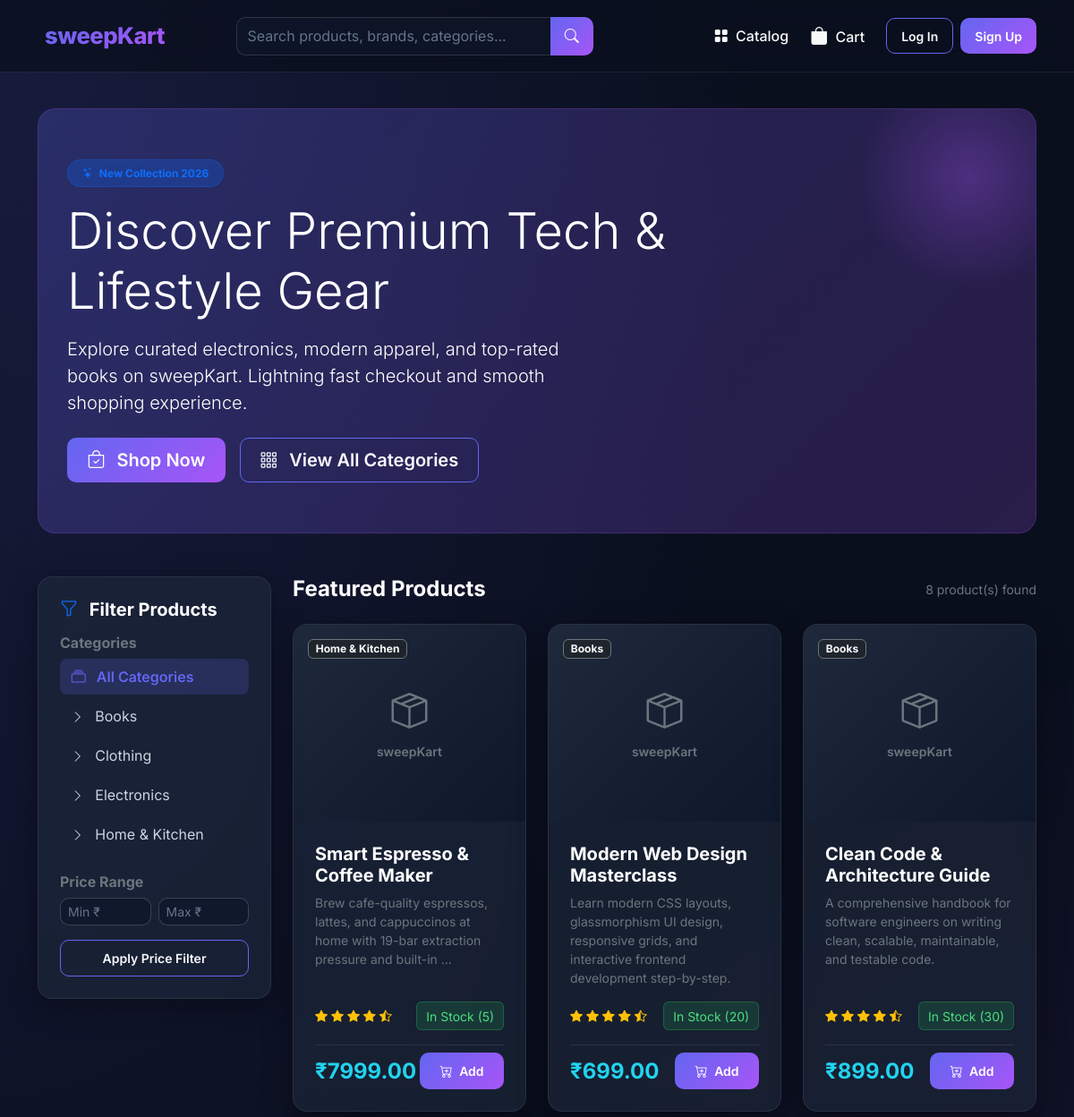
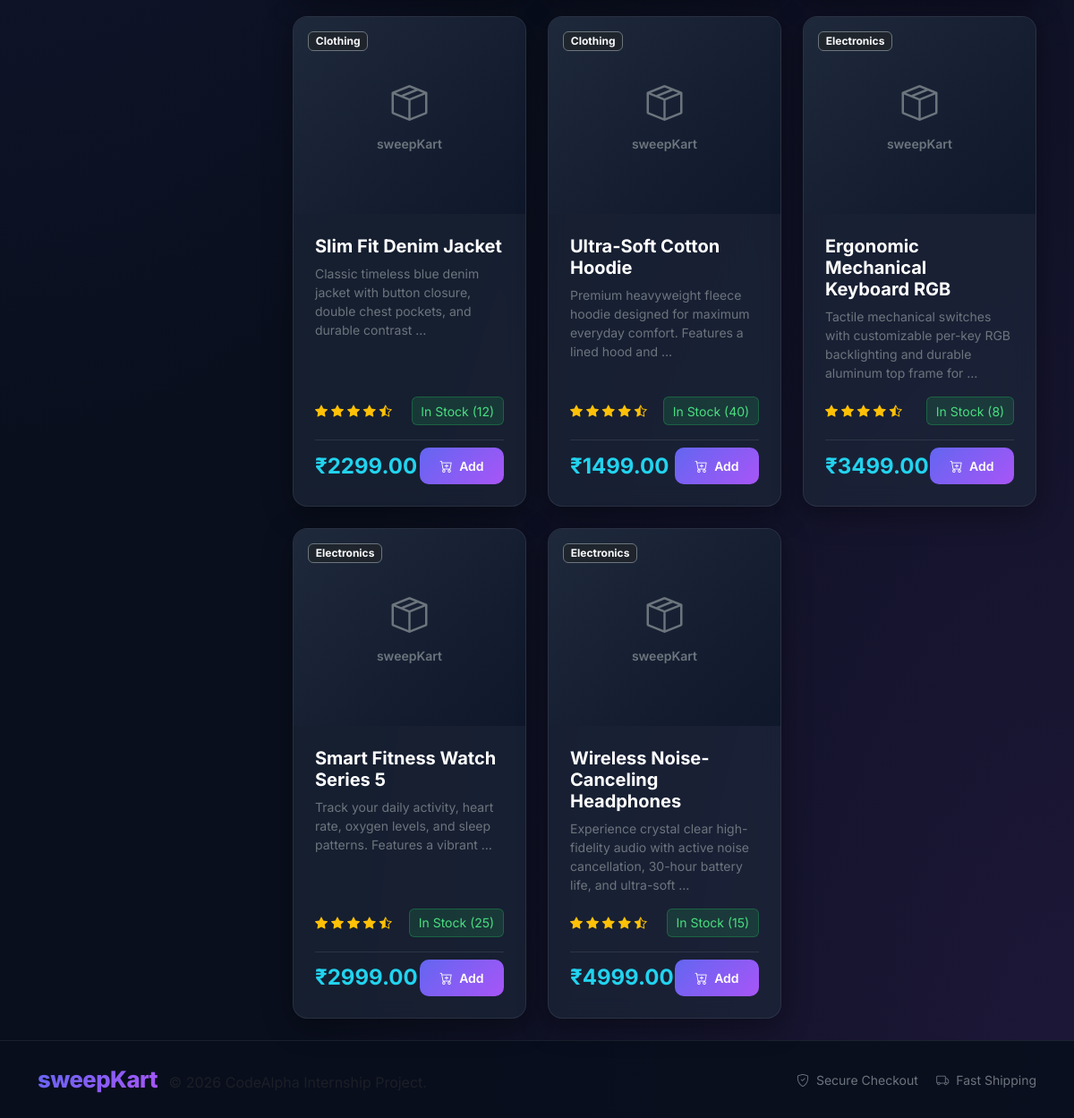
The page / on the database its author committed (2 pictures, top to bottom).
### store/models.py (models this page shows, shortened)
class Category(models.Model):
    name = models.CharField(max_length=100, unique=True)
    slug = models.SlugField(max_length=100, unique=True, blank=True)
    class Meta:
        verbose_name_plural = 'Categories'
        ordering = ['name']

class Product(models.Model):
    category = models.ForeignKey(Category, related_name='products', on_delete=models.CASCADE)
    name = models.CharField(max_length=200)
    slug = models.SlugField(max_length=200, unique=True, blank=True)
    description = models.TextField(blank=True)
    price = models.DecimalField(max_digits=10, decimal_places=2)
    stock = models.PositiveIntegerField(default=10)
    image = models.ImageField(upload_to='products/', blank=True, null=True)
    is_active = models.BooleanField(default=True)
    created_at = models.DateTimeField(auto_now_add=True)
    class Meta:
        ordering = ['-created_at']
    @property
    def in_stock(self):
        return self.stock > 0

### store/views.py (the view)
# urls.py: path('', views.home_view, name='home'),
def home_view(request):
    products = Product.objects.filter(is_active=True)
    categories = Category.objects.all()
    selected_category_slug = request.GET.get('category')
    if selected_category_slug:
        products = products.filter(category__slug=selected_category_slug)
    search_query = request.GET.get('q')
    if search_query:
        products = products.filter(
            Q(name__icontains=search_query) |
            Q(description__icontains=search_query) |
            Q(category__name__icontains=search_query)
        )
    min_price = request.GET.get('min_price')
    max_price = request.GET.get('max_price')
    if min_price:
        try:
            products = products.filter(price__gte=float(min_price))
        except ValueError:
            pass
    if max_price:
        try:
            products = products.filter(price__lte=float(max_price))
        except ValueError:
            pass
    context = {
        'products': products,
        'categories': categories,
        'selected_category_slug': selected_category_slug,
        'search_query': search_query,
        'min_price': min_price,
        'max_price': max_price,
    }
    return render(request, 'store/home.html', context)

### store/templates/store/home.html (shortened to what this page needs)
{% extends 'store/base.html' %}
{% load static %}
{% block content %}
<div class="container">
    <div class="hero-banner mb-5 text-white">
        <div class="row align-items-center">
            <div class="col-lg-8">
                <span class="badge bg-primary bg-opacity-25 text-primary mb-3 px-3 py-2 border border-primary border-opacity-25 rounded-pill">
                    <i class="bi bi-stars me-1"></i> New Collection 2026
                </span>
                <h1 class="display-4 fw-extrabold mb-3">Discover Premium Tech & Lifestyle Gear</h1>
                <p class="lead text-slate-300 mb-4 col-lg-10">
                    Explore curated electronics, modern apparel, and top-rated books on sweepKart. Lightning fast checkout and smooth shopping experience.
                </p>
                <div class="d-flex flex-wrap gap-3">
                    <a href="#catalogGrid" class="btn btn-gradient btn-lg">
                        <i class="bi bi-bag-check me-2"></i> Shop Now
                    </a>
                    <a href="?category=" class="btn btn-outline-gradient btn-lg">
                        <i class="bi bi-grid-3x3-gap me-2"></i> View All Categories
                    </a>
                </div>
            </div>
        </div>
    </div>
    <div id="catalogGrid" class="row g-4">
        <div class="col-lg-3">
            <div class="glass-card p-4 sticky-top" style="top: 90px; z-index: 10;">
                <h5 class="fw-bold mb-3 d-flex align-items-center justify-content-between text-white">
                    <span><i class="bi bi-funnel me-2 text-primary"></i> Filter Products</span>
                </h5>
                <div class="mb-4">
                    <h6 class="text-secondary uppercase fs-7 fw-bold mb-2">Categories</h6>
                    <div class="d-flex flex-column gap-1">
                        <a href="?{% if search_query %}q={{ search_query }}&{% endif %}"
                           class="category-filter-item {% if not selected_category_slug %}active{% endif %}">
                            <i class="bi bi-collection me-2"></i> All Categories
                        </a>
                        {% for cat in categories %}
                            <a href="?category={{ cat.slug }}{% if search_query %}&q={{ search_query }}{% endif %}"
                               class="category-filter-item {% if selected_category_slug == cat.slug %}active{% endif %}">
                                <i class="bi bi-chevron-right me-2 small"></i> {{ cat.name }}
                            </a>
                        {% endfor %}
                    </div>
                </div>
                <div>
                    <h6 class="text-secondary uppercase fs-7 fw-bold mb-2">Price Range</h6>
                    <form method="GET" action="{% url 'home' %}">
                        <div class="row g-2 mb-3">
                            <div class="col-6">
                                <input type="number" class="form-control form-control-sm" name="min_price" placeholder="Min ₹" value="{{ min_price|default:'' }}">
                            </div>
                            <div class="col-6">
                                <input type="number" class="form-control form-control-sm" name="max_price" placeholder="Max ₹" value="{{ max_price|default:'' }}">
                            </div>
                        </div>
                        <button type="submit" class="btn btn-outline-gradient btn-sm w-100">Apply Price Filter</button>
                    </form>
                </div>
            </div>
        </div>
        <div class="col-lg-9">
            <div class="d-flex justify-content-between align-items-center mb-4">
                <h4 class="fw-bold mb-0 text-white">
                    {% if selected_category_slug %}
                        Category Products
                    {% else %}
                        Featured Products
                    {% endif %}
                </h4>
                <span class="text-secondary small">{{ products.count }} product(s) found</span>
            </div>
            {% if products %}
                <div class="row row-cols-1 row-cols-md-2 row-cols-xl-3 g-4">
                    {% for product in products %}
                        <div class="col">
                            <div class="glass-card h-100 d-flex flex-column">
                                <a href="{% url 'product_detail' slug=product.slug %}" class="text-decoration-none">
                                    <div class="product-img-box position-relative">
                                        {% if product.image %}
                                            <img src="{{ product.image.url }}" alt="{{ product.name }}" loading="lazy">
                                        {% else %}
                                            <div class="d-flex flex-column align-items-center justify-content-center h-100 text-secondary">
                                                <i class="bi bi-box-seam fs-1 mb-1"></i>
                                                <span class="small fw-semibold">sweepKart</span>
                                            </div>
                                        {% endif %}
                                        <span class="position-absolute top-0 start-0 m-3 badge bg-dark bg-opacity-75 backdrop-blur border border-secondary text-light">
                                            {{ product.category.name }}
                                        </span>
                                    </div>
                                </a>
                                <div class="p-4 d-flex flex-column flex-grow-1">
                                    <h5 class="fw-bold text-white mb-2">
                                        <a href="{% url 'product_detail' slug=product.slug %}" class="text-white text-decoration-none">
                                            {{ product.name }}
                                        </a>
                                    </h5>
                                    <p class="text-secondary small mb-3 flex-grow-1">
                                        {{ product.description|truncatewords:14 }}
                                    </p>
                                    <div class="d-flex justify-content-between align-items-center mb-3">
                                        <div class="text-warning small">
                                            <i class="bi bi-star-fill"></i>
                                            <i class="bi bi-star-fill"></i>
                                            <i class="bi bi-star-fill"></i>
                                            <i class="bi bi-star-fill"></i>
                                            <i class="bi bi-star-half"></i>
                                        </div>
                                        {% if product.in_stock %}
                                            <span class="badge-stock small">In Stock ({{ product.stock }})</span>
                                        {% else %}
                                            <span class="badge-out-of-stock small">Out of Stock</span>
                                        {% endif %}
                                    </div>
                                    <div class="d-flex justify-content-between align-items-center pt-2 border-top border-secondary border-opacity-25">
                                        <span class="fs-4 text-cyan">₹{{ product.price }}</span>
                                        {% if product.in_stock %}
                                            <form action="{% url 'add_to_cart' product_id=product.id %}" method="POST">
                                                <button type="submit" class="btn btn-gradient btn-sm">
                                                    <i class="bi bi-cart-plus me-1"></i> Add
                                                </button>
                                            </form>
                                        {% else %}
                                            <button class="btn btn-secondary btn-sm" disabled>Sold Out</button>
                                        {% endif %}
                                    </div>
                                </div>
                            </div>
                        </div>
                    {% endfor %}
                </div>
            {% endif %}
        </div>
    </div>
</div>
{% endblock %}

### store/templates/store/base.html (shortened to what this page needs)
{% load static %}
<!DOCTYPE html>
<html lang="en">
<head>
    <link href="https://cdn.jsdelivr.net/npm/bootstrap@5.3.2/dist/css/bootstrap.min.css" rel="stylesheet">
    <link rel="stylesheet" href="https://cdn.jsdelivr.net/npm/bootstrap-icons@1.11.2/font/bootstrap-icons.min.css">
    <link rel="stylesheet" href="{% static 'css/main.css' %}">
</head>
<body>
    <nav class="navbar navbar-expand-lg navbar-dark glass-nav sticky-top py-3">
        <div class="container">
            <a class="navbar-brand d-flex align-items-center gap-2" href="{% url 'home' %}">
                <span class="brand-gradient">sweepKart</span>
            </a>
            <div class="collapse navbar-collapse" id="navbarMain">
                <form class="d-flex mx-auto my-2 my-lg-0 col-lg-5" action="{% url 'home' %}" method="GET">
                    <div class="input-group">
                        <input type="text" class="form-control" name="q" placeholder="Search products, brands, categories..." value="{{ search_query|default:'' }}">
                        <button class="btn btn-gradient px-3" type="submit">
                            <i class="bi bi-search"></i>
                        </button>
                    </div>
                </form>
                <ul class="navbar-nav ms-auto align-items-lg-center gap-2">
                    <li class="nav-item">
                        <a class="nav-link text-light fw-medium" href="{% url 'home' %}">
                            <i class="bi bi-grid-fill me-1"></i> Catalog
                        </a>
                    </li>
                    <li class="nav-item">
                        <a class="nav-link text-light fw-medium position-relative pe-3" href="{% url 'cart' %}">
                            <i class="bi bi-bag-fill me-1 fs-5"></i> Cart
                        </a>
                    </li>
                    {% if user.is_authenticated %}
                        <li class="nav-item dropdown">
                            <a class="nav-link dropdown-toggle text-light fw-semibold d-flex align-items-center gap-1" href="#" role="button" data-bs-toggle="dropdown">
                                <i class="bi bi-person-circle fs-5"></i> {{ user.username }}
                            </a>
                            <ul class="dropdown-menu dropdown-menu-dark glass-card border-secondary shadow">
                                <li>
                                    <a class="dropdown-item text-light" href="{% url 'order_history' %}">
                                        <i class="bi bi-box-seam me-2"></i> My Orders
                                    </a>
                                </li>
                                {% if user.is_staff %}
                                    <li>
                                        <a class="dropdown-item text-warning" href="/admin/" target="_blank">
                                            <i class="bi bi-speedometer2 me-2"></i> Admin Panel
                                        </a>
                                    </li>
                                {% endif %}
                                <li><hr class="dropdown-divider border-secondary"></li>
                                <li>
                                    <a class="dropdown-item text-danger" href="{% url 'logout' %}">
                                        <i class="bi bi-box-arrow-right me-2"></i> Logout
                                    </a>
                                </li>
                            </ul>
                        </li>
                    {% else %}
                        <li class="nav-item">
                            <a class="btn btn-outline-gradient btn-sm px-3" href="{% url 'login' %}">Log In</a>
                        </li>
                        <li class="nav-item">
                            <a class="btn btn-gradient btn-sm px-3" href="{% url 'register' %}">Sign Up</a>
                        </li>
                    {% endif %}
                </ul>
            </div>
        </div>
    </nav>
    <main class="py-4">
        {% block content %}{% endblock %}
    </main>
    <footer class="py-4 text-center text-muted">
        <div class="container">
            <div class="row align-items-center">
                <div class="col-md-6 text-md-start mb-2 mb-md-0">
                    <span class="brand-gradient me-2">sweepKart</span> &copy; 2026 CodeAlpha Internship Project.
                </div>
                <div class="col-md-6 text-md-end">
                    <span class="small text-secondary me-3"><i class="bi bi-shield-check me-1"></i> Secure Checkout</span>
                    <span class="small text-secondary"><i class="bi bi-truck me-1"></i> Fast Shipping</span>
                </div>
            </div>
        </div>
    </footer>
</body>
</html>

### rows shown on the page
Category: name "Books"
Category: name "Clothing"
Category: name "Electronics"
Category: name "Home & Kitchen"
Product: image "sweepKart", category.name "Home & Kitchen", name "Smart Espresso & Coffee Maker", description "Brew cafe-quality espressos, lattes, and cappuccinos at home with 19-bar extraction pressure and built-in …", stock "5", price "7999.00", shows "Add"
Product: image "sweepKart", category.name "Books", name "Modern Web Design Masterclass", description "Learn modern CSS layouts, glassmorphism UI design, responsive grids, and interactive frontend development step-by-step.", stock "20", price "699.00", shows "Add"
Product: image "sweepKart", category.name "Books", name "Clean Code & Architecture Guide", description "A comprehensive handbook for software engineers on writing clean, scalable, maintainable, and testable code.", stock "30", price "899.00", shows "Add"
Product: image "sweepKart", category.name "Clothing", name "Slim Fit Denim Jacket", description "Classic timeless blue denim jacket with button closure, double chest pockets, and durable contrast …", stock "12", price "2299.00", shows "Add"
Product: image "sweepKart", category.name "Clothing", name "Ultra-Soft Cotton Hoodie", description "Premium heavyweight fleece hoodie designed for maximum everyday comfort. Features a lined hood and …", stock "40", price "1499.00", shows "Add"
Product: image "sweepKart", category.name "Electronics", name "Ergonomic Mechanical Keyboard RGB", description "Tactile mechanical switches with customizable per-key RGB backlighting and durable aluminum top frame for …", stock "8", price "3499.00", shows "Add"
Product: image "sweepKart", category.name "Electronics", name "Smart Fitness Watch Series 5", description "Track your daily activity, heart rate, oxygen levels, and sleep patterns. Features a vibrant …", stock "25", price "2999.00", shows "Add"
Product: image "sweepKart", category.name "Electronics", name "Wireless Noise-Canceling Headphones", description "Experience crystal clear high-fidelity audio with active noise cancellation, 30-hour battery life, and ultra-soft …", stock "15", price "4999.00", shows "Add"

### other values the page prints
{{ products.count }} "8"
